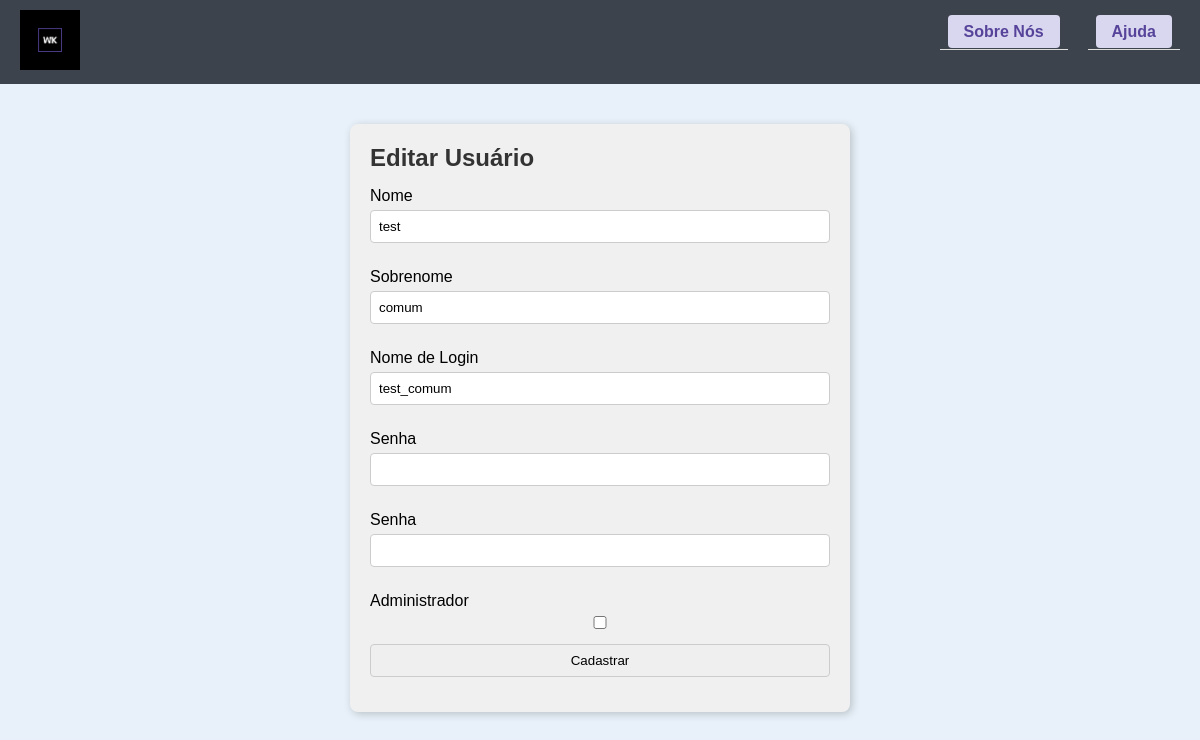
Page /admin/usuarios/3/editar (signed in) on the committed database.
### app/models.py (models this page shows)
class User(db.Model, UserMixin):
    __tablename__ = "user"
    id = db.Column(db.Integer, primary_key=True)
    nome = db.Column(db.String, nullable=True)
    sobrenome = db.Column(db.String, nullable=True)
    login_nome = db.Column(db.String, nullable=False)
    senha = db.Column(db.String, nullable=True)
    admin = db.Column(db.Boolean, nullable=False, default=False)
    __table_args__ = (
        db.UniqueConstraint("login_nome", name="uq_user_login_nome"),
    )

### app/views.py (the view, shortened to what this page needs)
@app.route('/admin/usuarios/<int:id>/editar', methods=['GET', 'POST'])
@login_required
def editar_usuario(id):
    if not current_user.admin:
        abort(403)
    usuario = User.query.get_or_404(id)
    form = UserForm(obj=usuario)
    return render_template('editar_usuario.html', form=form, usuario=usuario)

### app/forms.py (shortened to what this page needs)
class UserForm(FlaskForm):
    nome = StringField('Nome', validators=[DataRequired()])
    sobrenome = StringField('Sobrenome', validators=[DataRequired()])
    login_nome = StringField('Nome de Login', validators=[DataRequired()])
    senha = PasswordField('Senha', validators=[DataRequired()])
    confirmacao_senha = PasswordField('Senha', validators=[DataRequired(), EqualTo('senha')])
    admin = BooleanField('Administrador')
    btnSubmit = SubmitField('Cadastrar')

### app/models.py (called while the page is built)
@login_manager.user_loader
def load_user(user_id):
    return User.query.get(user_id)

### app/templates/editar_usuario.html (shortened to what this page needs)
{% extends 'base.html' %}
{% block content %}
    <div class="formulario">
        <h2>Editar Usuário</h2>
        <form method="POST">
            <div>{{ form.nome.label }} {{ form.nome() }}</div>
            <div>{{ form.sobrenome.label }} {{ form.sobrenome() }}</div>
            <div>{{ form.login_nome.label }} {{ form.login_nome() }}</div>
            <div>{{ form.senha.label }} {{ form.senha() }}</div>
            <div>{{ form.confirmacao_senha.label }} {{ form.confirmacao_senha() }}</div>
            <div>{{ form.admin.label }} {{ form.admin() }}</div>
            <div>{{ form.btnSubmit() }}</div>
        </form>
    </div>
{% endblock %}

### app/static/css/style.css (style rules this page uses)
* { margin: 0; padding: 0; box-sizing: border-box; }
body { font-family: 'Trebuchet MS', sans-serif; background-color: #e8f1f9; min-width: 370px; }
.formulario { background-color: #f0f0f0; border-radius: 8px; padding: 20px; margin-bottom: 20px; box-shadow: 2px 2px 8px rgba(0, 0, 0, 0.2); width: 100%; max-width: 500px; }
.formulario h2 { margin-bottom: 15px; color: #333; }
.formulario label { display: block; margin-top: 10px; margin-bottom: 5px; }
.formulario input { width: 100%; padding: 8px; margin-bottom: 15px; border: 1px solid #ccc; border-radius: 4px; }

### rows in the picture
User: nome "test", sobrenome "comum", login_nome "test_comum"
